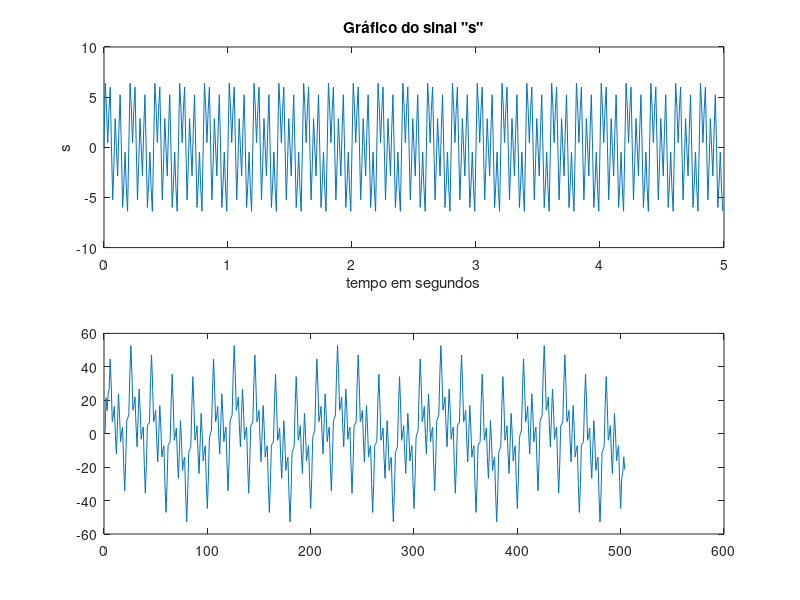

Reproduce this figure in MATLAB. (Note: this script raises an error after producing the figure.)
nbits = 6-mod(104277,3);    % 6
N = (5-mod(104277,3))*100;  % 500
fa = (6-mod(104277,2))*20;  % 100

% 1)
Ta = 1/fa;
t = 0:Ta:Ta*N-Ta;
length(t)

f1=fa/20
f2=fa/10
f3=fa/4

s1 = 2*sin(2*pi*(fa/20)*t);
s2 = 3*sin(2*pi*(fa/10 )*t);
s3 = 4*sin(2*pi*(fa/4 )*t);

s = s1+s2+s3


% 2)
s4 = 1*sin(2*pi*t);
sn = s + s4

% 3)
subplot(2,1,1)
plot(t,s)
xlabel('tempo em segundos')
ylabel('s')
title('Gráfico do sinal "s"')
subplot(2,1,2)
plot(t,s)
xlabel('tempo em segundos')
ylabel('sn')
title('Gráfico do sinal "sn"')

% 4)
h = [1 0 1 0 1]/0.3;

snf = conv(sn,h);
plot(snf)

% 5)
snq = xQuant(sn, nbits);
u = unique(snq);
pq = u(2)-u(1)

% 6)
Es = sum(sn.^2);
r = sn - snq;
Er = sum(r.^2);
SNR = 10*log10(Es./Er)

% 7)
[H w] = RespFreq(h, 100)
plot(w./pi, 20*log10(abs(H)))

